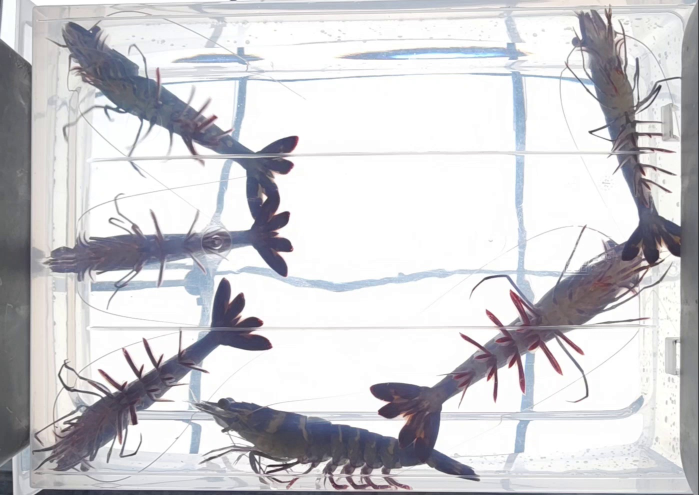
#> input picture Train/male-female-shrimp/OBB/shrimp_OBB_dataset/test/images/shrimp_0026.jpg, 1398 x 990 px (shown at 1/2 size)
$ python -i crop_shrimp.py   (imports and definitions only)
#> lines starting #> are read from the running program, lines starting #| are printed output that depends on the picture
#> further down, picture is the input picture: shape (990, 1398, 3); mean B, G, R 209, 205.2, 205.7
import argparse
import csv
import random
import re
from pathlib import Path

import cv2
import numpy as np
from ultralytics import YOLO


VIDEO_EXTENSIONS = {".mp4", ".avi", ".mov", ".mkv", ".m4v", ".wmv"}
HBB_CLASS_NAMES = ["male_line"]


# [102 lines left out: functions parse_args, safe_stem, not called in this run]


def resolve_path(path, base_dir):
    path = Path(path)
    return path if path.is_absolute() else base_dir / path


# [15 lines left out: functions collect_videos, make_dataset_dirs, not called in this run]


def choose_split(rng, val_ratio):
    return "val" if rng.random() < val_ratio else "train"


# [50 lines left out: functions write_image, crop_oriented_box, normalize_crop_orientation, not called in this run]


def sharpen_and_contrast(image):
    if image.size == 0:
        return image

    lab = cv2.cvtColor(image, cv2.COLOR_BGR2LAB)
#> lab: shape (990, 1398, 3); mean of channels 0, 1, 2 208.8, 129.1, 126
    l_channel, a_channel, b_channel = cv2.split(lab)
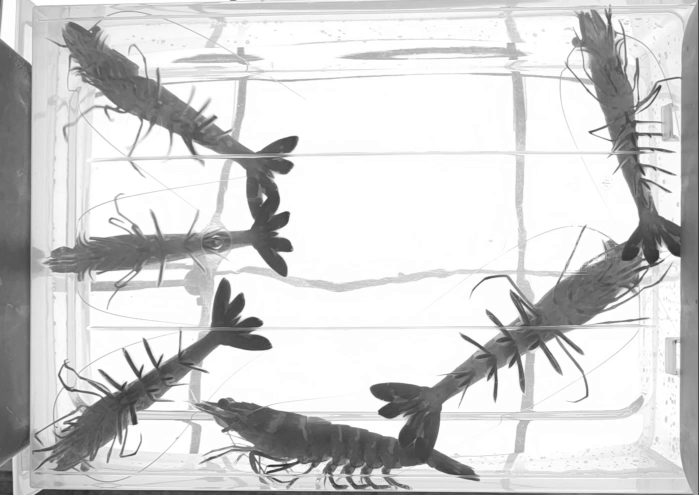
#> l_channel: shape (990, 1398) (shown at 1/2 size); min 0, max 255, mean 208.8
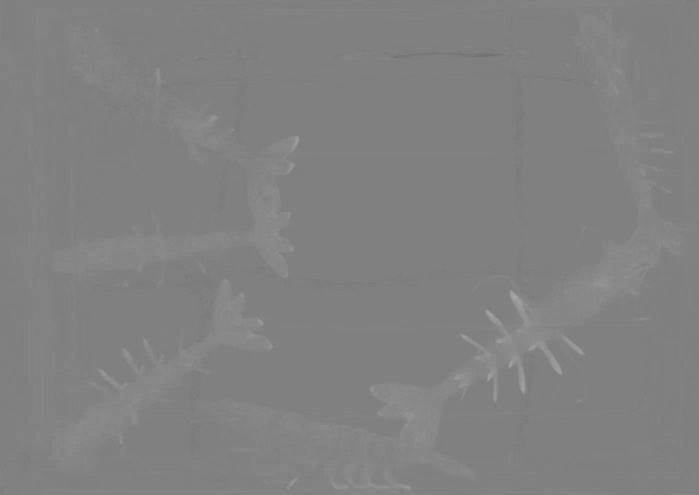
#> a_channel: shape (990, 1398) (shown at 1/2 size); min 113, max 167, mean 129.1
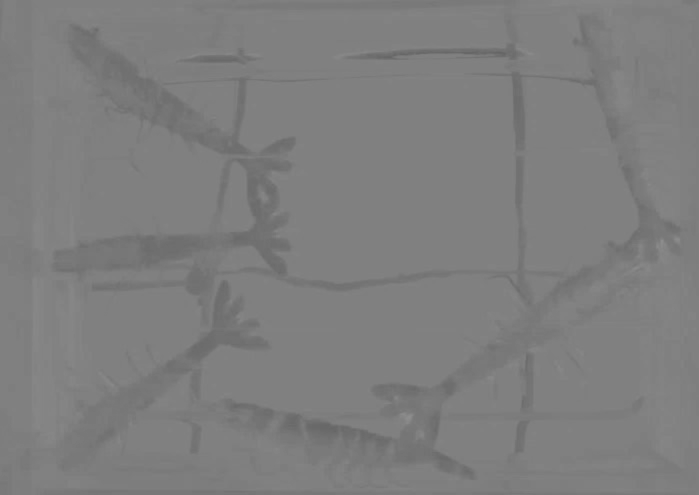
#> b_channel: shape (990, 1398) (shown at 1/2 size); min 100, max 143, mean 126
    clahe = cv2.createCLAHE(clipLimit=3.0, tileGridSize=(8, 8))
    enhanced_l = clahe.apply(l_channel)
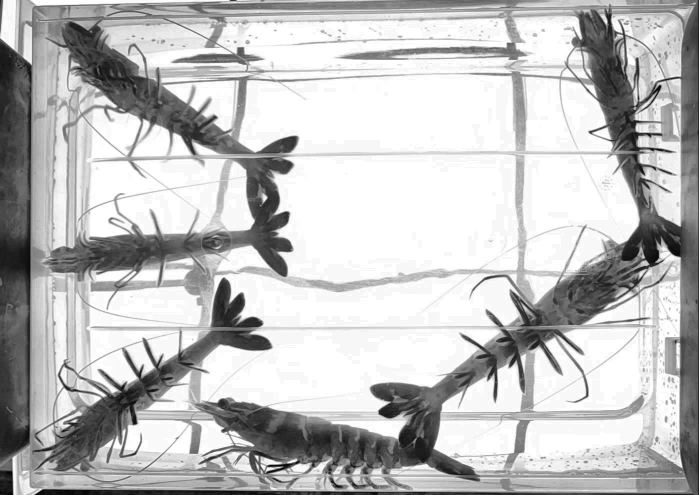
#> enhanced_l: shape (990, 1398) (shown at 1/2 size); min 1, max 255, mean 190.9
    enhanced = cv2.merge((enhanced_l, a_channel, b_channel))
#> enhanced: shape (990, 1398, 3); mean of channels 0, 1, 2 190.9, 129.1, 126
    enhanced = cv2.cvtColor(enhanced, cv2.COLOR_LAB2BGR)
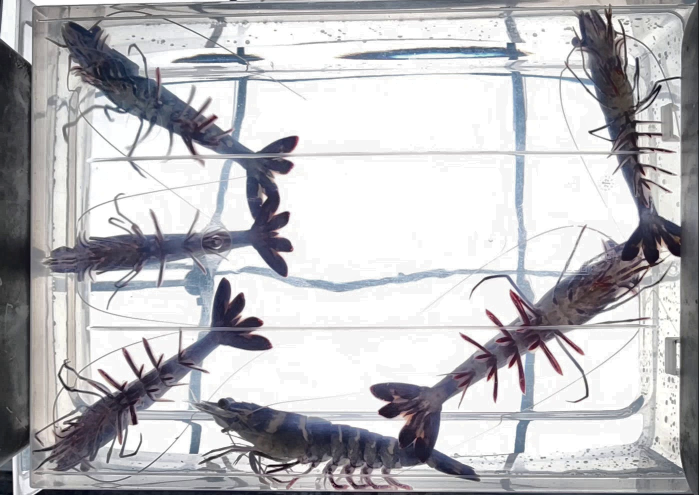
#> enhanced: shape (990, 1398, 3) (shown at 1/2 size); mean B, G, R 190.6, 187.1, 187.5
    blur = cv2.GaussianBlur(enhanced, (5, 5), 1.2)
    return cv2.addWeighted(enhanced, 1.45, blur, -0.45, 0)


# [235 lines left out: functions iter_obb_detections, extract_crops, write_hbb_yaml, main, not called in this run]


# [2 lines not run here, left out]

>>> import cv2
>>> picture = cv2.imread('shrimp_OBB_dataset/test/images/shrimp_0026.jpg')
>>> result = sharpen_and_contrast(picture)

$ run again, on Train/male-female-shrimp/OBB/shrimp_OBB_dataset/test/images/shrimp_0028.jpg
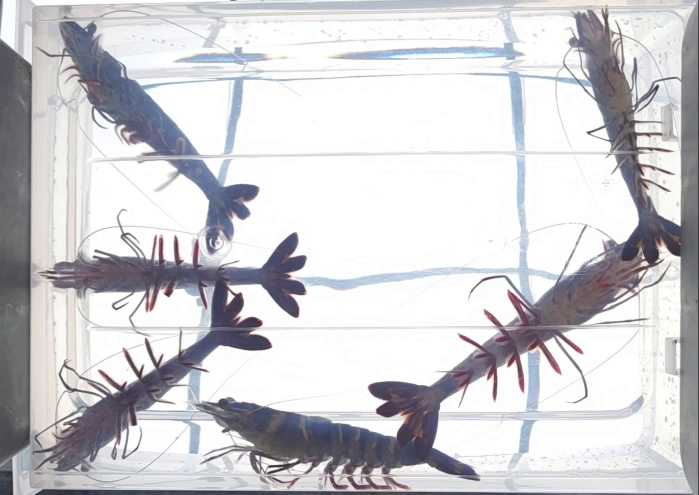
#> input picture Train/male-female-shrimp/OBB/shrimp_OBB_dataset/test/images/shrimp_0028.jpg, 1398 x 990 px (shown at 1/2 size)
#> picture is the input picture: shape (990, 1398, 3); mean B, G, R 208.7, 205, 205.6
#> lab: shape (990, 1398, 3); mean of channels 0, 1, 2 208.6, 129.1, 126.1
#> in sharpen_and_contrast, `enhanced_l = clahe.apply(l_channel)`:
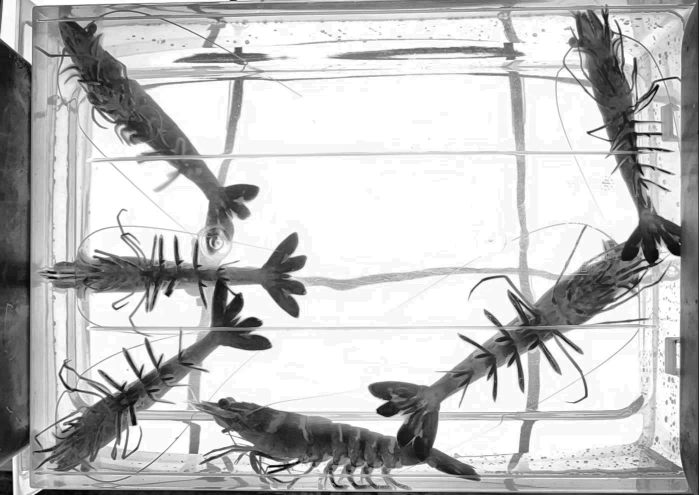
#> enhanced_l: shape (990, 1398) (shown at 1/2 size); min 1, max 255, mean 191.1
#> in sharpen_and_contrast, `enhanced = cv2.cvtColor(enhanced, cv2.COLOR_LAB2BGR)`:
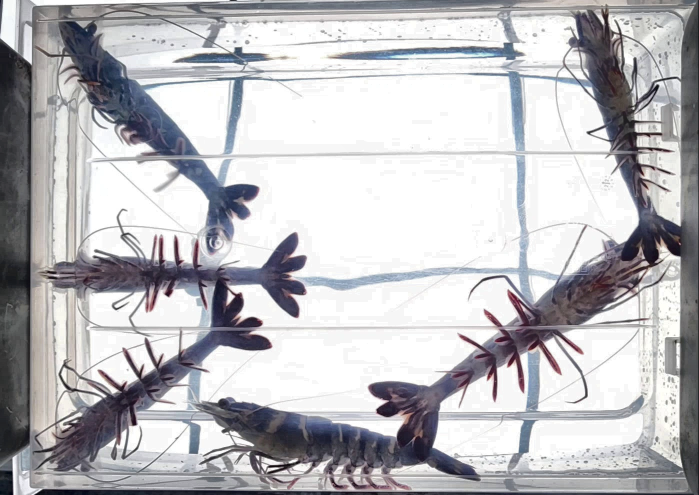
#> enhanced: shape (990, 1398, 3) (shown at 1/2 size); mean B, G, R 190.8, 187.3, 187.8

$ run again, on Train/male-female-shrimp/OBB/shrimp_OBB_dataset/test/images/shrimp_0066.jpg
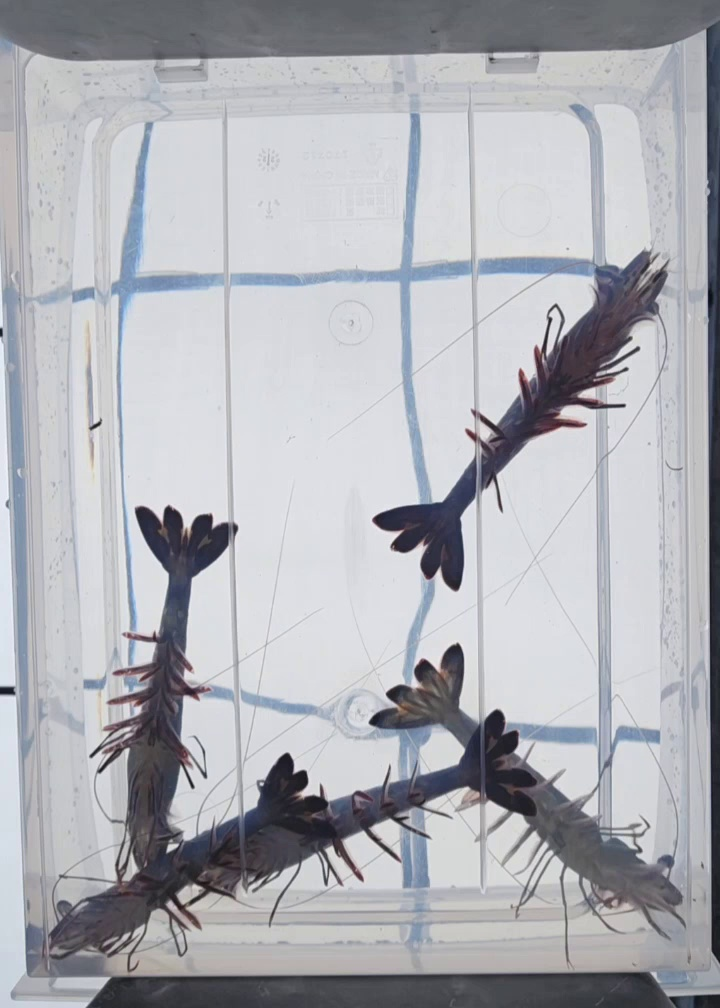
#> input picture Train/male-female-shrimp/OBB/shrimp_OBB_dataset/test/images/shrimp_0066.jpg, 720 x 1008 px
#> picture is the input picture: shape (1008, 720, 3); mean B, G, R 181.6, 175.7, 174.4
#> lab: shape (1008, 720, 3); mean of channels 0, 1, 2 181.3, 128.9, 124.6
#> in sharpen_and_contrast, `l_channel, a_channel, b_channel = cv2.split(lab)`:
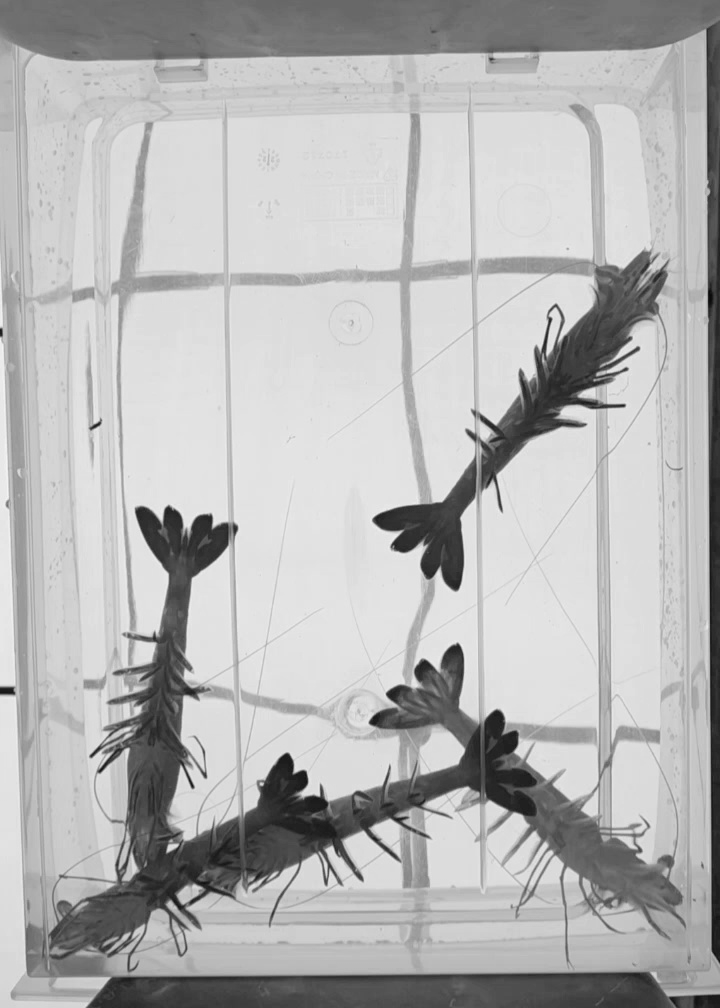
#> l_channel: shape (1008, 720); min 9, max 244, mean 181.3
#> in sharpen_and_contrast, `enhanced = cv2.cvtColor(enhanced, cv2.COLOR_LAB2BGR)`:
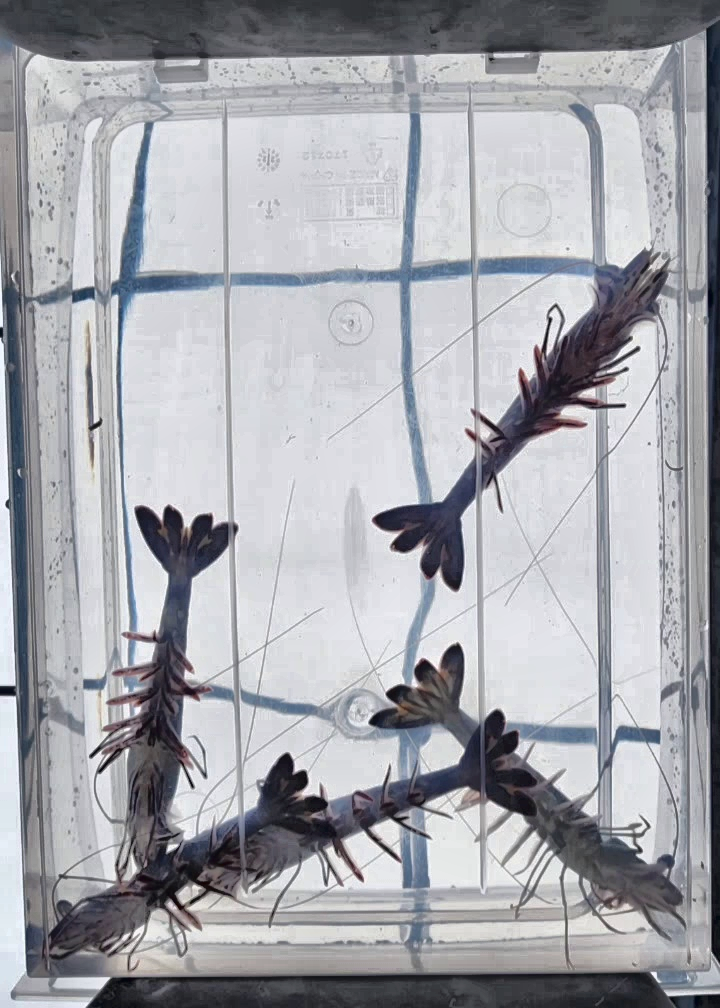
#> enhanced: shape (1008, 720, 3); mean B, G, R 172.5, 166.5, 165.3
